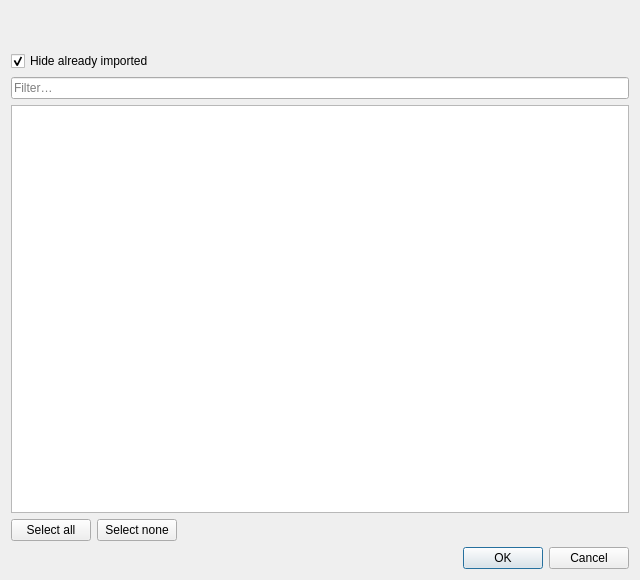
<?xml version="1.0" encoding="UTF-8"?>
<ui version="4.0">
 <class>ItchPickerDialog</class>
 <widget class="QDialog" name="ItchPickerDialog">
  <property name="geometry">
   <rect>
    <x>0</x>
    <y>0</y>
    <width>640</width>
    <height>580</height>
   </rect>
  </property>
  <property name="windowTitle">
   <string>Import from itch.io</string>
  </property>
  <layout class="QVBoxLayout" name="mainLayout">
   <item>
    <widget class="QLabel" name="rootsLabel">
     <property name="wordWrap">
      <bool>true</bool>
     </property>
    </widget>
   </item>
   <item>
    <widget class="QLabel" name="hintLabel"/>
   </item>
   <item>
    <widget class="QCheckBox" name="skipImportedCheck">
     <property name="text">
      <string>Hide already imported</string>
     </property>
     <property name="checked">
      <bool>true</bool>
     </property>
    </widget>
   </item>
   <item>
    <widget class="QLineEdit" name="filterEdit">
     <property name="placeholderText">
      <string>Filter…</string>
     </property>
     <property name="clearButtonEnabled">
      <bool>true</bool>
     </property>
    </widget>
   </item>
   <item>
    <widget class="QListWidget" name="gameList">
     <property name="iconSize">
      <size>
       <width>32</width>
       <height>32</height>
      </size>
     </property>
     <property name="alternatingRowColors">
      <bool>true</bool>
     </property>
    </widget>
   </item>
   <item>
    <layout class="QHBoxLayout" name="selectRow">
     <item>
      <widget class="QPushButton" name="selectAllButton">
       <property name="text">
        <string>Select all</string>
       </property>
      </widget>
     </item>
     <item>
      <widget class="QPushButton" name="selectNoneButton">
       <property name="text">
        <string>Select none</string>
       </property>
      </widget>
     </item>
     <item>
      <spacer name="selectSpacer">
       <property name="orientation">
        <enum>Qt::Orientation::Horizontal</enum>
       </property>
       <property name="sizeHint" stdset="0">
        <size>
         <width>40</width>
         <height>20</height>
        </size>
       </property>
      </spacer>
     </item>
    </layout>
   </item>
   <item>
    <widget class="QDialogButtonBox" name="buttonBox">
     <property name="standardButtons">
      <set>QDialogButtonBox::StandardButton::Ok|QDialogButtonBox::StandardButton::Cancel</set>
     </property>
    </widget>
   </item>
  </layout>
 </widget>
 <resources/>
 <connections/>
</ui>
